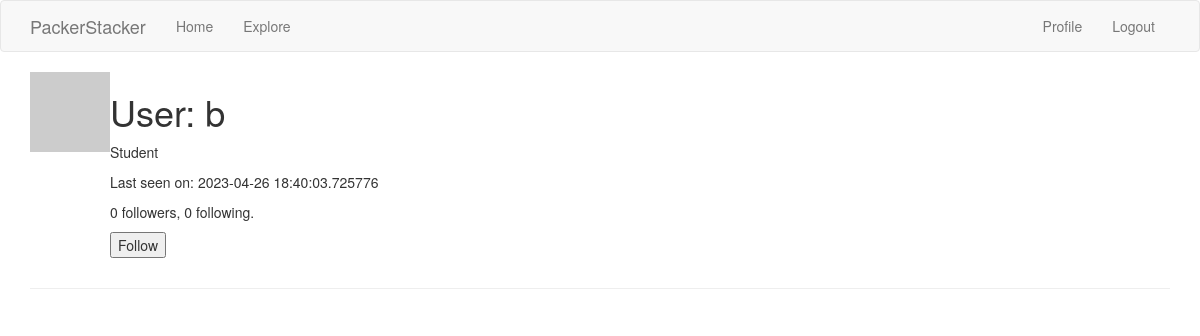
Page /user/b (signed in) on the earlier database version.
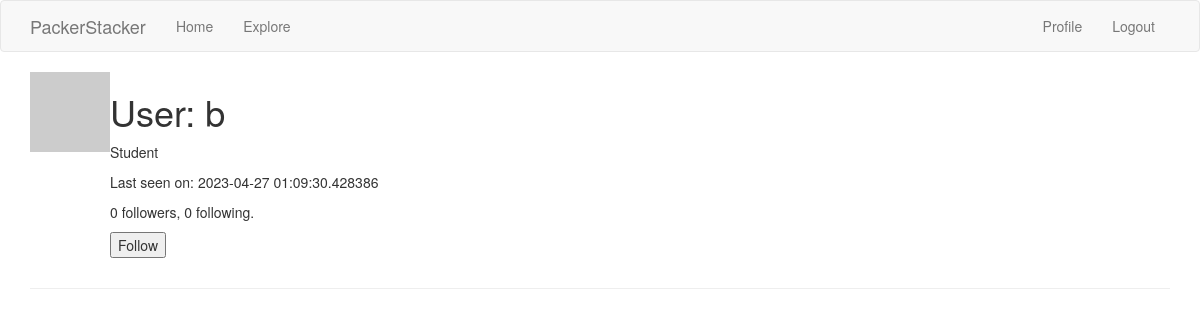
Same page on the later database version.
### app/models.py (models this page shows, shortened)
class User(UserMixin, db.Model):
    id = db.Column(db.Integer, primary_key=True)
    username = db.Column(db.String(64), index=True, unique=True)
    email = db.Column(db.String(120), index=True, unique=True)
    password_hash = db.Column(db.String(128))
    questions = db.relationship('Question', backref='author', lazy='dynamic')
    replies = db.relationship('Reply', backref='author', lazy='dynamic')
    about_me = db.Column(db.String(140))
    last_seen = db.Column(db.DateTime, default=datetime.utcnow)
    type = db.Column(db.Boolean())
    def avatar(self, size):
        digest = md5(self.email.lower().encode('utf-8')).hexdigest()
        return 'https://www.gravatar.com/avatar/{}?d=identicon&s={}'.format(digest, size)
    followed = db.relationship(
        'User', secondary=followers,
        primaryjoin=(followers.c.follower_id == id),
        secondaryjoin=(followers.c.followed_id == id),
        backref=db.backref('followers', lazy='dynamic'), lazy='dynamic')
    def is_following(self, user):
        return self.followed.filter(followers.c.followed_id == user.id).count() > 0

### app/routes.py (the view)
@app.route('/user/<username>')
@login_required
def user(username):
    user = User.query.filter_by(username=username).first_or_404()
    page = request.args.get('page', 1, type=int)
    questions = user.questions.order_by(Question.timestamp.desc()).paginate(
        page=page, per_page=app.config['QUESTIONS_PER_PAGE'], error_out=False)
    next_url = url_for('user', username=user.username, page=questions.next_num) \
        if questions.has_next else None
    prev_url = url_for('user', username=user.username, page=questions.prev_num) \
        if questions.has_prev else None
    form = EmptyForm()
    return render_template('user.html', user=user, questions=questions.items,
                           next_url=next_url, prev_url=prev_url, form=form)

### app/forms.py
class EmptyForm(FlaskForm):
    submit = SubmitField('Submit')

### app/models.py (called while the page is built)
@login.user_loader
def load_user(id):
    return User.query.get(int(id))

### app/routes.py (called while the page is built)
@app.before_request
def before_request():
    if current_user.is_authenticated:
        current_user.last_seen = datetime.utcnow()
        db.session.commit()

### app/templates/user.html (shortened to what this page needs)
{% extends "base.html" %}
{% import 'bootstrap/wtf.html' as wtf %}
{% block app_content %}
    <table>
      <tr valign="top">
          <td><img src="{{ user.avatar(128) }}"></td>
          <td>
            <h1>User: {{ user.username }}</h1>
            {%if user.type %}<p>Teacher</p> {% else %} <p>Student </p>{% endif %}
            {% if user.last_seen %}<p>Last seen on: {{ user.last_seen }}</p>{% endif %}
            <p>{{ user.followers.count() }} followers, {{ user.followed.count() }} following.</p>
            {% if user == current_user %}
            <p><a href="{{ url_for('edit_profile') }}">Edit your profile</a></p>
            {% elif not current_user.is_following(user) %}
            <p>
              <form action="{{ url_for('follow', username=user.username) }}" method="post">
                {{ form.submit(value='Follow') }}
              </form>
            </p>
            {% endif %}
          </td>
        </tr>
    </table>
    <hr>
{% endblock %}

### app/templates/base.html (shortened to what this page needs)
{% extends 'bootstrap/base.html' %}
{% block navbar %}
    <nav class="navbar navbar-default">
      <div class="container">
                <div class="navbar-header">
                    <a class="navbar-brand" href="{{ url_for('index') }}">PackerStacker</a>
                </div>
                <div class="collapse navbar-collapse" id="bs-example-navbar-collapse-1">
                    <ul class="nav navbar-nav">
                        <li><a href="{{ url_for('index') }}">Home</a></li>
                        <li><a href="{{ url_for('explore') }}">Explore</a></li>
                    </ul>
                    <ul class="nav navbar-nav navbar-right">
                        {% if current_user.is_anonymous %}
                        <li><a href="{{ url_for('login') }}">Login</a></li>
                        {% else %}
                        <li><a href="{{ url_for('user', username=current_user.username) }}">Profile</a></li>
                        <li><a href="{{ url_for('logout') }}">Logout</a></li>
                        {% endif %}
                    </ul>
                </div>
            </div>
        </nav>
{% endblock %}
{% block content %}
    <div class="container">
        {% block app_content %}{% endblock %}
    </div>
{% endblock %}

Differences in the rows shown:
changed User: last_seen "2023-04-26 18:40:03.725776" → "2023-04-27 01:09:30.428386"
